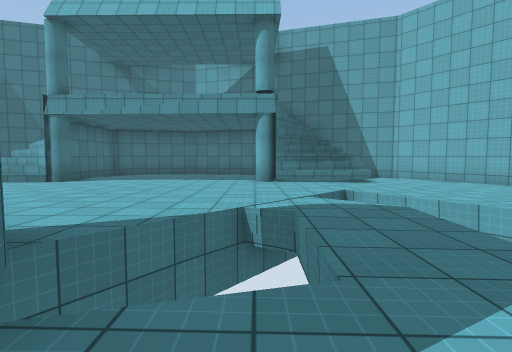
view 1 (above)

17 first-person views from a walk through a Unity game level. The camera is 1.2 m above the floor, tilts 4° down and sees 80° across. The floor is counted in squares, 2 m on a side. Each view is taken from the middle of a square. On the plan, view 1 faces up. The plan holds only what a view shows up to about 9 squares ahead; the rest is blank. The place goes on beyond the plan. Surface patterns are stand-ins for the level's own textures.

view 2
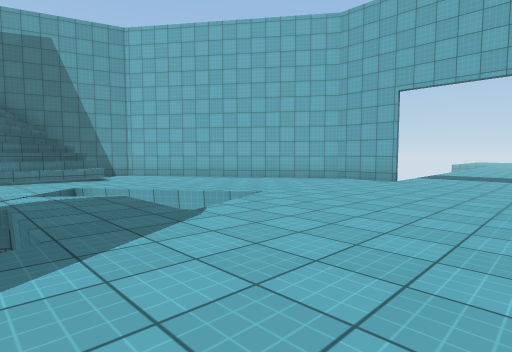

view 3
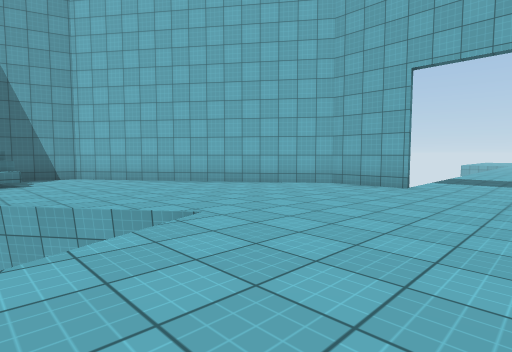

view 4
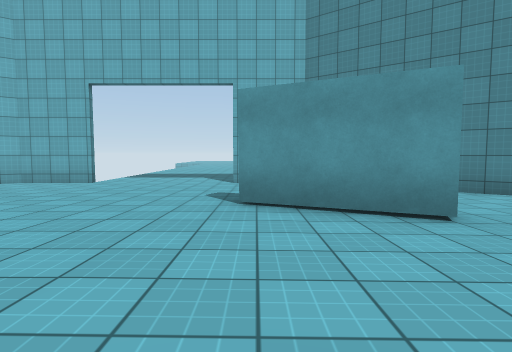

view 5
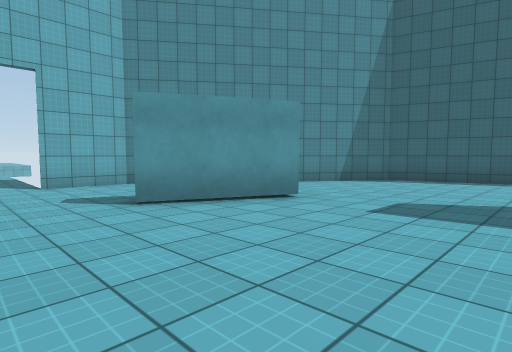

view 6
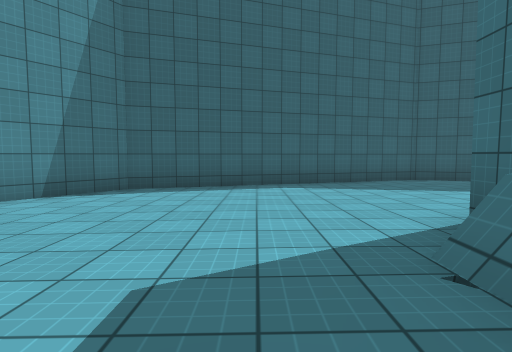

view 7
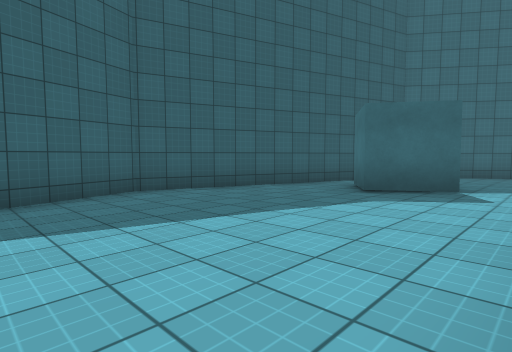

view 8
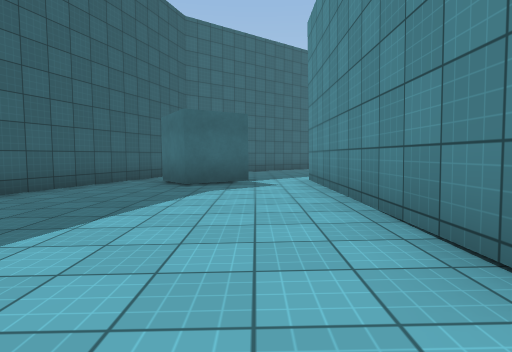

view 9
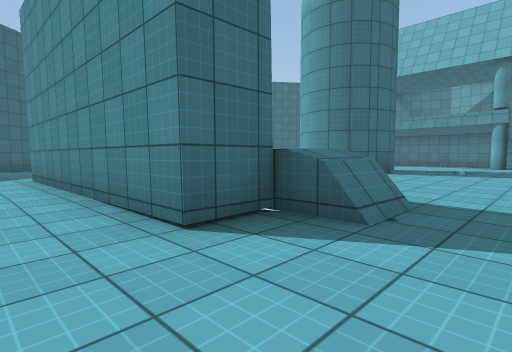

view 10
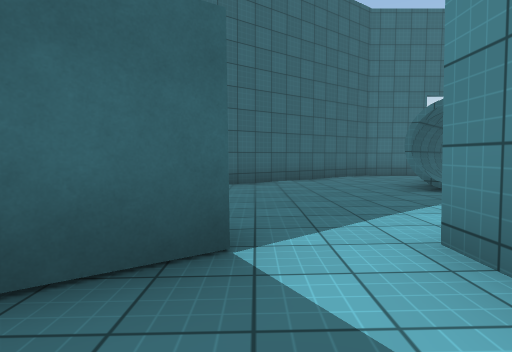

view 11
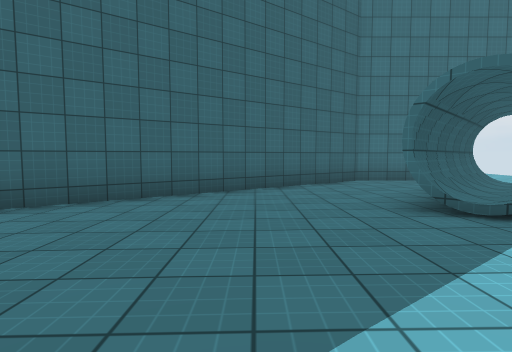

view 12
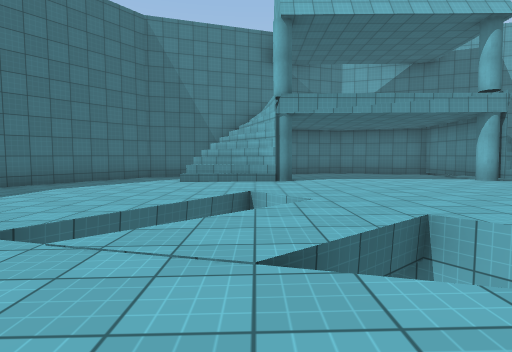

view 13
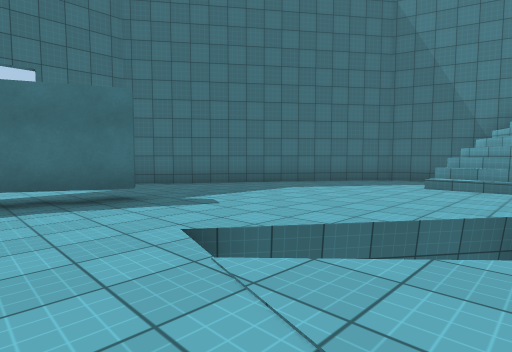

view 14
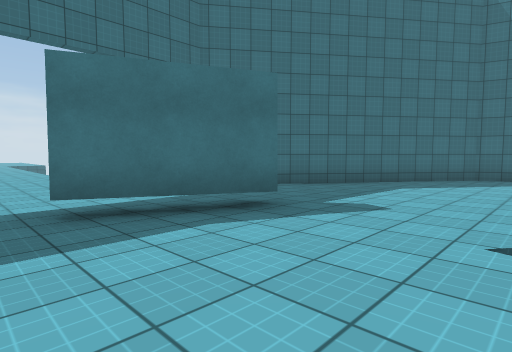

view 15
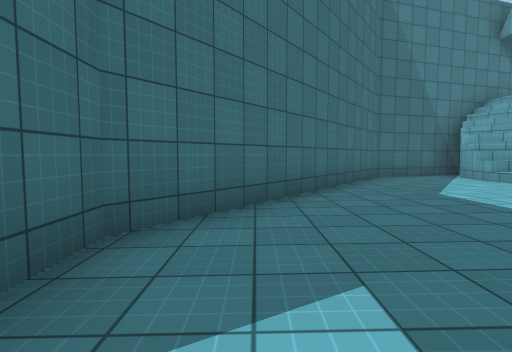

view 16
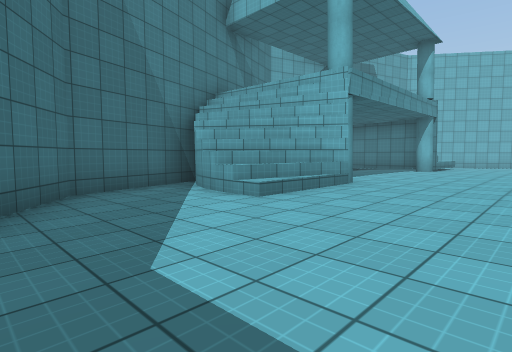

view 17
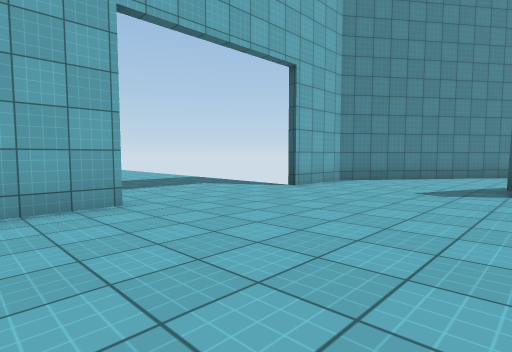

### Floor plan
Key: @ floor where view 1 was taken; # wall or solid block; . main floor; : floor 0.25 m higher than the main floor; - floor 0.25 m lower than the main floor; _ floor 1.25 m lower than the main floor; / step, stairs or slope; = window, fence, low wall or low ledge; ^ raised ledge; v drop or lower ground; T thing the floor can be seen under or through.
Columns run from 18 left of view 1 to 10 right of it. Each row starts with its distance up from view 1.
 12             ##
 11         ###v/        ##
 10        ##..//        ..
  9       ##..#//#.....##^..##
  8       #-..///#....##^^..-#
  7      ##..................##
  6     ##.........::.........##
  5     #....... ::::::  ......#
  4     #......  /::::::  .....#
  3     #..T..  :::::: :  .....#
  2 --  -..T...::    # :_:.....--
  1 -----.TT...::   ##::::.....--
  0      ...... :  ##:@::......--
 -1       .           :::......--
 -2     #.##          :::..#...#
 -3     #..##          :...#...#
 -4     #...##.       ^=...#...#
 -5     ##......#######.......##
 -6      ##..................##
 -7       #-................-#
 -8       ##... #...........##
 -9        ##.  #..........##
-10           #-........-###
-11           ####-..-####
-12              ######

Where each view was taken, in squares from view 1:
view 1: 0 up, 0 right, facing up
view 2: 1 down, 0 right, facing up-right
view 3: 0 up, 2 right, facing up-right
view 4: 2 down, 1 right, facing right
view 5: 0 up, 1 right, facing down-right
view 6: 3 down, 2 right, facing down
view 7: 6 down, 0 right, facing down-left
view 8: 7 down, 1 right, facing left
view 9: 7 down, 2 right, facing up-left
view 10: 7 down, 4 left, facing left
view 11: 6 down, 6 left, facing left
view 12: 0 up, 6 left, facing up
view 13: 1 up, 6 left, facing up-left
view 14: 0 up, 8 left, facing up-left
view 15: 2 up, 13 left, facing up
view 16: 5 up, 11 left, facing up-right
view 17: 4 up, 5 right, facing down-right
